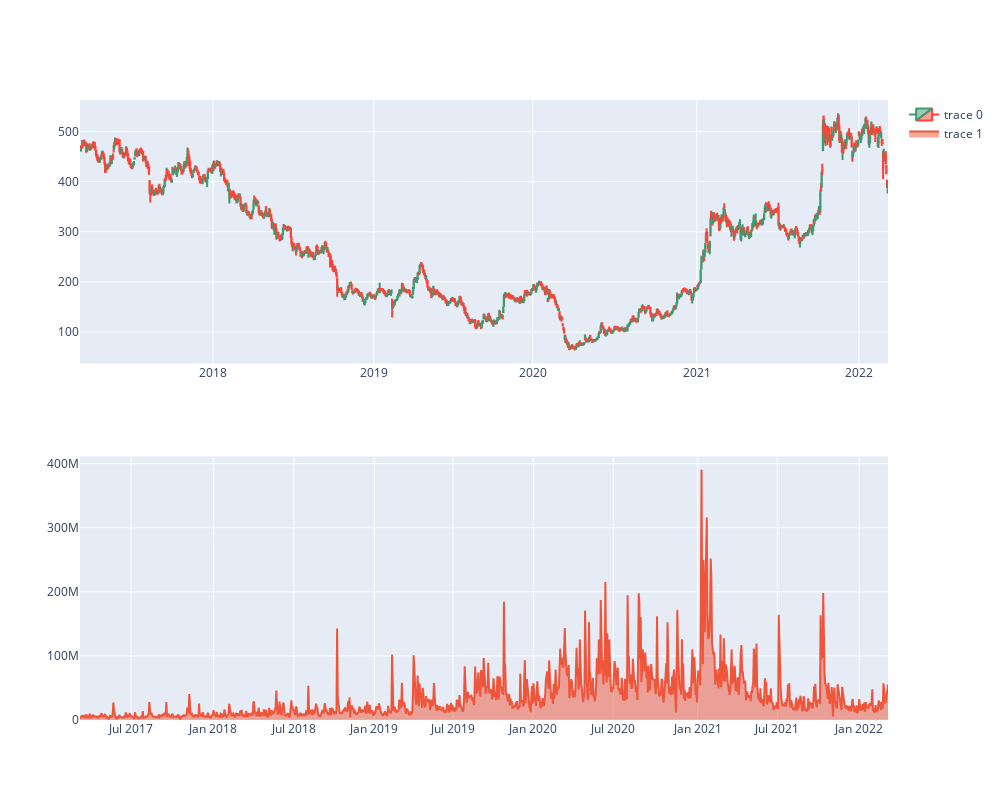

Notebook cell for this chart:
### Code cell
Combo_candle_volume_plot(tatamotors_5year, dt_breaks)

### Figure 1 — Plotly figure (JSON) as saved in the notebook; plotly's stock layout.template omitted (floating-point values rounded to 4 significant figures; data arrays with more than 128 entries replaced by an {"elided": "..."} marker saying what was removed)
{"data": [{"close": {"elided": "1236 float values"}, "high": {"elided": "1236 float values"}, "low": {"elided": "1236 float values"}, "open": {"elided": "1236 float values"}, "type": "candlestick", "x": {"elided": "1236 str values"}, "xaxis": "x", "yaxis": "y"}, {"fill": "tozeroy", "type": "scatter", "x": {"elided": "1236 str values"}, "xaxis": "x2", "y": {"elided": "1236 int values"}, "yaxis": "y2"}], "layout": {"height": 800, "hovermode": "x unified", "width": 1000, "xaxis": {"anchor": "y", "domain": [0, 1], "rangebreaks": [{"values": {"elided": "591 str values"}}], "rangeslider": {"visible": false}}, "xaxis2": {"anchor": "y2", "domain": [0, 1], "rangebreaks": [{"values": {"elided": "591 str values"}}]}, "yaxis": {"anchor": "x", "domain": [0.575, 1]}, "yaxis2": {"anchor": "x2", "domain": [0, 0.425]}}}
